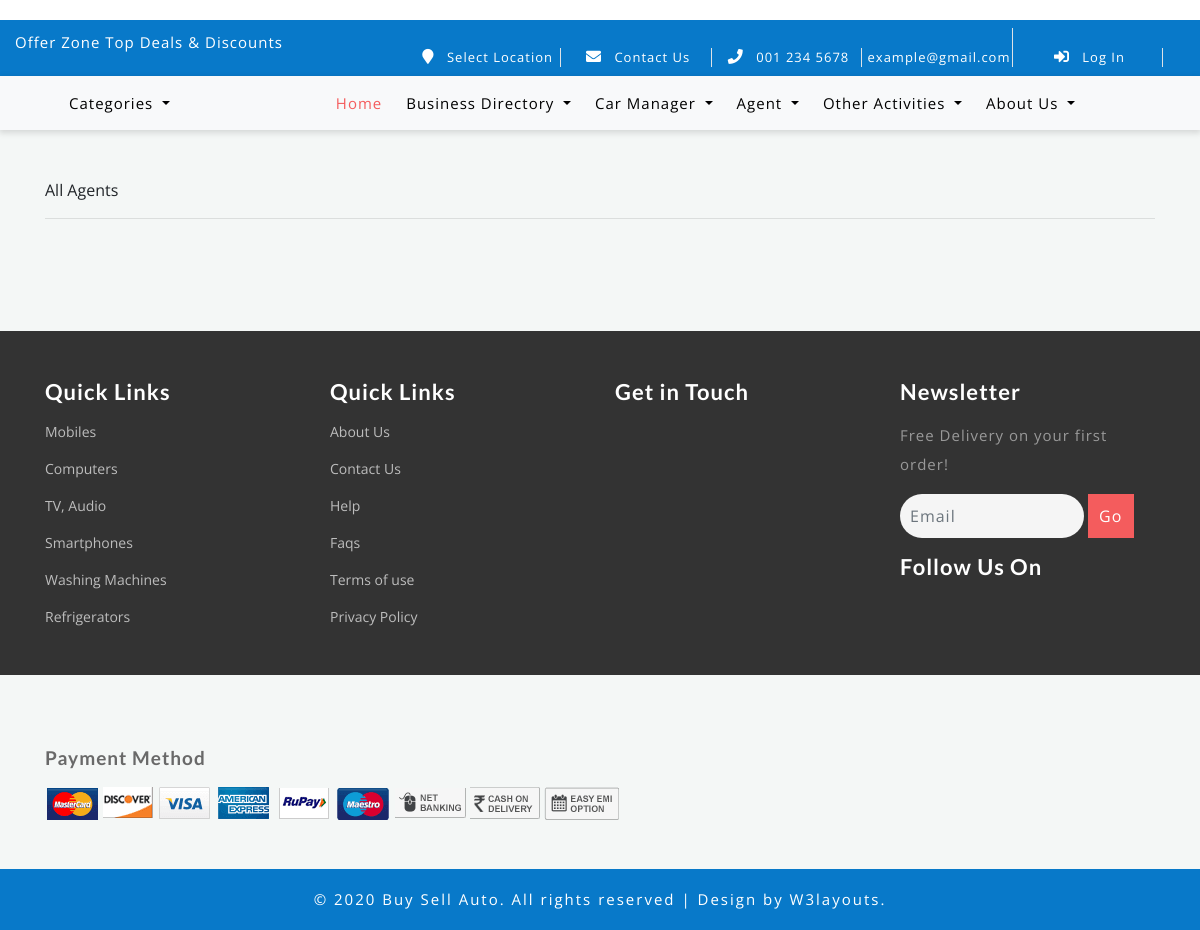
Page /agents/clearing/ on the earlier database version.
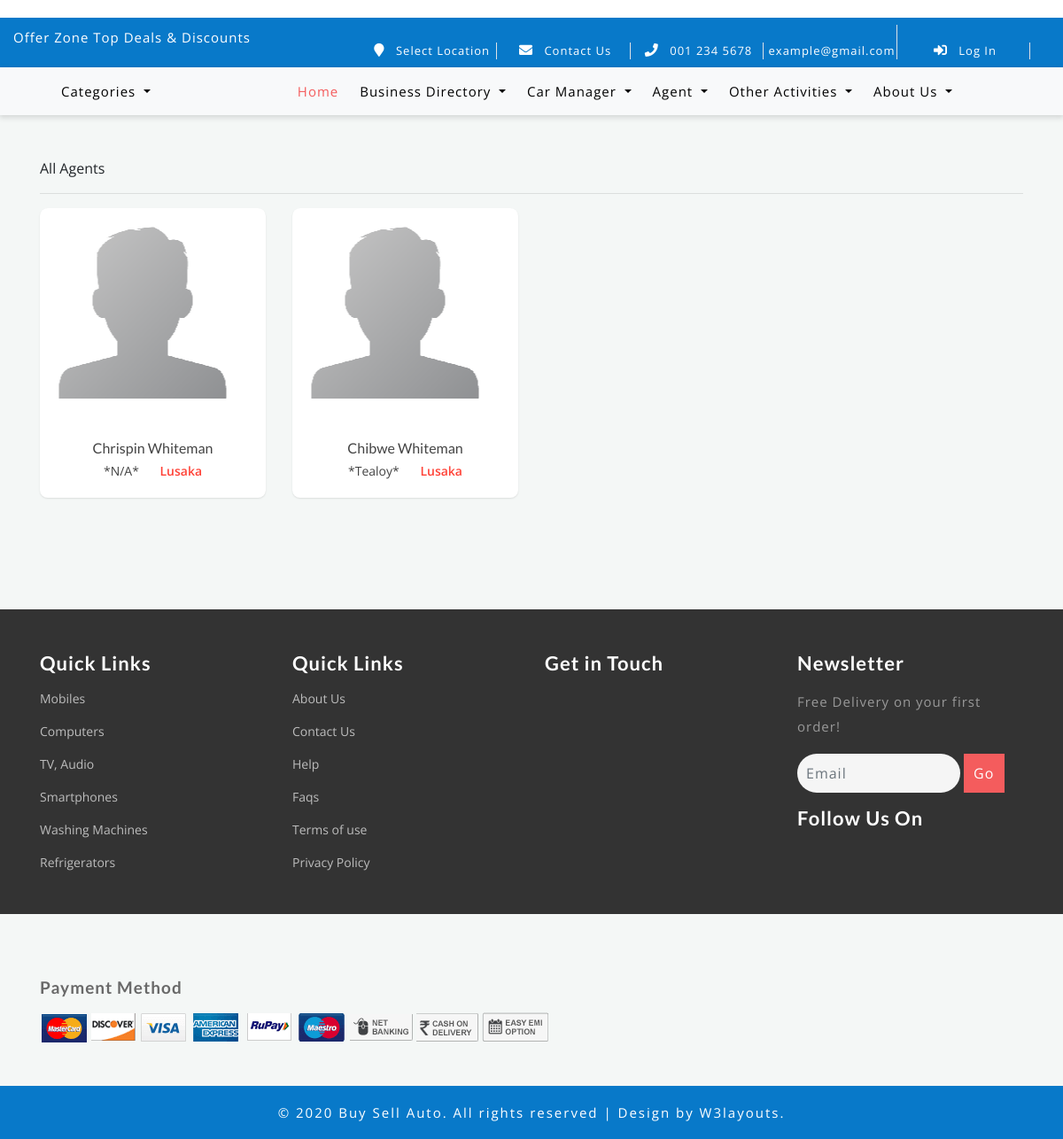
Same page on the later database version.
### agents/models.py (models this page shows, shortened)
class Agent(models.Model):
    is_agent_model = models.BooleanField(default=True, editable=False)
    user = models.OneToOneField(User, on_delete=models.CASCADE)
    company_name = models.CharField('Company Name', max_length=200, default='N/A')
    agent_type = models.ForeignKey(AgentType, default='', on_delete=models.CASCADE)
    experience = models.CharField('Experiance', max_length=200, default='')
    description = HTMLField(help_text='Services offered...')
    class Meta:
        verbose_name_plural = 'Agents'
        verbose_name = 'Agent'

### store/models.py (models this page shows, shortened)
class User(AbstractUser):
    is_agent = models.BooleanField(default=False)
    is_employee = models.BooleanField(default=False)
    portfolio_site = models.URLField(blank=True)
    phone = models.CharField(max_length=60, blank=True, null=True)
    country = models.CharField('Country', max_length=60, blank=True, null=True)
    city = models.CharField('City', max_length=60, blank=True, null=True)
    postal_code = models.CharField('Postal Code', max_length=60, blank=True, null=True)
    address = models.CharField(max_length=60, blank=True, null=True)
    picture = models.ImageField(upload_to="users/pictures/%Y/%m/%d'", blank=True, null=True)
    email = models.EmailField(blank=True, null=True)
    username_validator = ASCIIUsernameValidator()
    def get_full_name(self):
        full_name = self.username
        if self.first_name and self.last_name:
            full_name = self.first_name + " " + self.last_name
        return full_name

### store/views.py (the view)
# urls.py: path('agents/clearing/', views.clearing_agents, name='clearing_agents'),
def clearing_agents(request):
    clearing_agents = Agent.objects.filter(agent_type__agent_type='Clearing Agent')
    return render(request, 'agents/agents_list.html',
                  {
                      'all_agents': clearing_agents,
                  })

### store/templates/agents/agents_list.html (shortened to what this page needs)
{% extends 'store/base.html' %}
{% load static %}
{% block content %}
    <link rel="stylesheet"
          href="https://cdnjs.cloudflare.com/ajax/libs/material-design-iconic-font/2.2.0/css/material-design-iconic-font.min.css">
    <div class="container">
    <div class="header">
        All Agents
    </div>
    <hr>
        <div class="row clearfix">
            {% for agent in all_agents %}
                <div class="col-lg-3 col-md-4 col-sm-12">
                    <div class="card product_item">
                        <div class="body">
                        <a href="{% url 'agents_details' agent.user.id %}">
                            <div class="cp_img">
                                {% if agent.user.picture %}
                                    <img class="img-fluid" alt="Product" src="{{ agent.user.picture.url }}"/>
                                {% else %}
                                    <img class="img-fluid" alt="Product"
                                         src="{% static 'agents/assets/img/default-avatar.png' %}"/>
                                {% endif %}
                            </div>
                        </a>
                            <div class="product_details">
                                <h5><a href="ec-product-detail.html">{{ agent.user.get_full_name }}</a></h5>
                                <ul class="product_price list-unstyled">
                                    <li class="old_price">
                                        {% if agent.company_name %}
                                            *{{ agent.company_name | capfirst }}*
                                        {% endif %}
                                    </li>
                                    <li class="new_price">{{ agent.user.address }}</li>
                                </ul>
                            </div>
                        </div>
                    </div>
                </div>
            {% endfor %}
        </div>
    </div>
{% endblock %}

Differences in the rows shown:
added Agent: user.get_full_name "Chrispin Whiteman", company_name "N/A", user.address "Lusaka"
added Agent: user.get_full_name "Chibwe Whiteman", company_name "Tealoy", user.address "Lusaka"
